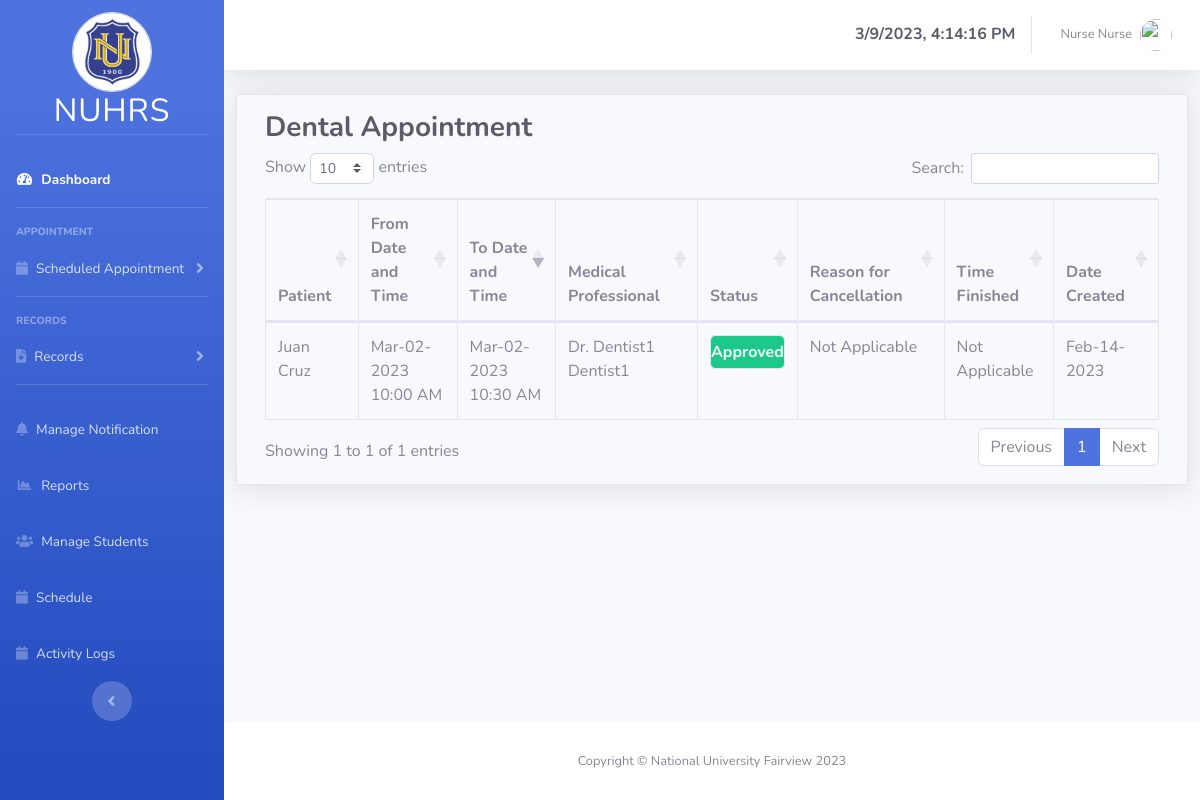
The page /super_admin/dental-appointment.php (signed in) on the database its author committed.
### tables this page shows
CREATE TABLE `users` (
  `id` int(11) NOT NULL,
  `user_type_id` int(11) NOT NULL,
  `firstName` varchar(25) NOT NULL,
  `middleName` varchar(25) DEFAULT NULL,
  `lastName` varchar(25) NOT NULL,
  `password` varchar(255) NOT NULL,
  `email_address` varchar(45) NOT NULL,
  `profile_img` varchar(255) DEFAULT NULL
);

CREATE TABLE `appointment` (
  `id` int(11) NOT NULL,
  `from_date` date NOT NULL,
  `from_time` time NOT NULL,
  `to_date` date NOT NULL,
  `to_time` time NOT NULL,
  `medprofID` int(11) NOT NULL COMMENT 'FK for med prof',
  `student_id` int(11) NOT NULL,
  `datecreated` datetime NOT NULL,
  `timefinished` datetime DEFAULT NULL,
  `status` varchar(45) NOT NULL COMMENT 'finished, pending, rescheduled, cancelled',
  `reason_for_cancellation` varchar(255) DEFAULT NULL,
  `createdby` varchar(45) NOT NULL,
  `mhrIDnum` int(11) DEFAULT NULL COMMENT 'FK for medical health record',
  `dhrIDnum` int(11) DEFAULT NULL COMMENT 'FK for dental health record',
  `appointment_type` varchar(25) NOT NULL
);

### super_admin/dental-appointment.php (the view, shortened to what this page needs)
<?php
include_once("layouts/header-sidebar.php") ?>
<div class="container-fluid">
    <div class="row border border-rounded p-3 mt-3 shadow">
        <div class="col">
        <h3 class="font-weight-bold text-dark">Dental Appointment</h3>
        <table id="dental_appointment" class="table table-bordered" style="width: 100%;">
                <thead>
                    <tr>
                        <th>Patient</th>
                        <th>From Date and Time</th>
                        <th>To Date and Time</th>
                        <th>Medical Professional</th>
                        <th>Status</th>
                        <th>Reason for Cancellation</th>
                        <th>Time Finished</th>
                        <th>Date Created</th>
                    </tr>
                </thead>
                <tbody>
                    <?php
                    $selectAllAppointment = mysqli_query($conn,"SELECT *, u1.firstName AS med_prof_firstName, u1.lastName AS med_prof_lastName ,u2.firstName AS stud_firstName, u2.lastName AS stud_lastName, appointment.id AS appointment_id , appointment.status AS appointment_status
                     FROM appointment INNER JOIN medicalprofessional ON medicalprofessional.id = appointment.medprofID INNER JOIN students ON students.id = appointment.student_id INNER JOIN users AS u1 ON u1.id = medicalprofessional.userID    INNER JOIN users AS u2 ON u2.id = students.userID WHERE appointment.appointment_type='Dental' ORDER BY from_date DESC");
                    while($row = $selectAllAppointment->fetch_assoc()):
                    ?>
                    <tr>
                        <td><?php echo $row['stud_firstName']." ".$row['stud_lastName'] ?></td>
                        <td><?php echo date("M-d-Y",strtotime($row['from_date']))." ".date("g:i A",strtotime($row['from_time'])) ?></td>
                        <td><?php echo date("M-d-Y",strtotime($row['to_date']))." ".date("g:i A",strtotime($row['to_time'])) ?></td>
                        <td><?php echo "Dr. ".$row['med_prof_firstName']." ".$row['med_prof_lastName'] ?></td>
                        <td>
                        <?php
                            switch($row['appointment_status']){
                              case "Approved" : echo "<p class='text-light font-weight-light border bg-success rounded text-center  font-weight-bold py-1'>Approved</p>";break;
                            }
                        ?>
                         </td>
                        <td><?php echo ($row['appointment_status'] == "Cancelled") ? $row['reason_for_cancellation'] : 'Not Applicable'; ?></td>
                        <td><?php echo ($row['appointment_status'] == "Successful") ? date("M-d-Y h:i A",strtotime($row['timefinished'])) : 'Not Applicable' ?></td>
                        <td><?php echo date("M-d-Y",strtotime($row['datecreated']))?></td>
                    </tr>
                    <?php endwhile; ?>
                </tbody>
            </table>
        </div>
    </div>
</div>
<?php include_once("layouts/footer.php") ?>

### super_admin/layouts/header-sidebar.php (shortened to what this page needs)
<?php
$db = new DatabaseConnection();
$conn = $db->conn;
$geActiveInfo = mysqli_query($conn,"SELECT *, users.id AS user_id FROM users");
while($row = $geActiveInfo->fetch_assoc()){
        $active_firstname = $row['firstName'];
        $active_lastname = $row['lastName'];
        $active_avatar = $row['profile_img'];
}
?>
<!DOCTYPE html>
<html lang="en">
<head>
    <link href="../vendor/fontawesome-free/css/all.min.css" rel="stylesheet" type="text/css">
    <link href="../css/sb-admin-2.min.css" rel="stylesheet">
    <link rel="stylesheet" href="../vendor/datatables/dataTables.bootstrap4.min.css">
    <link rel="stylesheet" href="https://cdn.datatables.net/1.13.1/css/dataTables.bootstrap4.min.css">
</head>
<body id="page-top">
    <div id="wrapper">
        <ul class="navbar-nav bg-gradient-primary sidebar sidebar-dark accordion" id="accordionSidebar">
             <a class="sidebar-brand d-flex align-items-center justify-content-center mt-3" href="dashboard.php">
                <div class="sidebar-brand-icon d-flex flex-column mt-5 align-items-center">
                    <img src="../images/nulogo.png" alt="LOGO" height="80" width="80" class="border rounded-circle">
                    <div class="sidebar-brand-text mx-3 h2">NUHRS</div>
                </div>
            </a>
            <hr class="sidebar-divider mt-5">
            <li class="nav-item active">
                <a class="nav-link" href="dashboard.php">
                    <i class="fas fa-fw fa-tachometer-alt"></i>
                    <span>Dashboard</span></a>
            </li>
            <hr class="sidebar-divider">
            <div class="sidebar-heading">
                APPOINTMENT
            </div>
            <li class="nav-item">
                <a class="nav-link collapsed" href="#" data-toggle="collapse" data-target="#collapseTwo"
                    aria-expanded="true" aria-controls="collapseTwo">
                    <i class="fas fa-calendar"></i>
                    <span>Scheduled Appointment</span>
                </a>
            </li>
            <hr class="sidebar-divider">
            <div class="sidebar-heading">
                RECORDS
            </div>
            <li class="nav-item">
                <a class="nav-link collapsed" href="#" data-toggle="collapse" data-target="#collapseUtilities"
                    aria-expanded="true" aria-controls="collapseUtilities">
                    <i class="fas fa-file-medical"></i>
                    <span>Records</span>
                </a>
            </li>
            <hr class="sidebar-divider">
            <li class="nav-item">
                <a class="nav-link" href="manage_notification.php">
                    <i class="fas fa-bell"></i>
                    <span>Manage Notification</span></a>
            </li>
            <li class="nav-item">
                <a class="nav-link" href="reports.php">
                    <i class="fas fa-fw fa-chart-area"></i>
                    <span>Reports</span></a>
            </li>
            <li class="nav-item">
                <a class="nav-link" href="manage-student.php">
                <i class="fas fa-users"></i>
                    <span>Manage Students</span></a>
            </li>
            <li class="nav-item">
                <a class="nav-link" href="schedule.php">
                <i class="fas fa-calendar"></i>
                    <span>Schedule</span></a>
            </li>
            <li class="nav-item">
                <a class="nav-link" href="activity_logs.php">
                <i class="fas fa-calendar"></i>
                    <span>Activity Logs</span></a>
            </li>
            <div class="text-center d-none d-md-inline">
                <button class="rounded-circle border-0" id="sidebarToggle"></button>
            </div>
        </ul>
        <div id="content-wrapper" class="d-flex flex-column ">
            <div id="content">
                <nav class="navbar navbar-expand navbar-light bg-white topbar mb-4 static-top shadow ">
                    <ul class="navbar-nav ml-auto">
                        <div class="d-flex align-items-center justify-content-center">
                        <h6 id="clock" class="text-center d-flex align-items-center justify-content-center text-dark font-weight-bold mt-2"></h6>
                        </div>
                        <li class="nav-item dropdown no-arrow">
                            <a class="nav-link dropdown-toggle" href="#" id="userDropdown" role="button"
                                data-toggle="dropdown" aria-haspopup="true" aria-expanded="false">
                                    <span class="mr-2 d-none d-lg-inline text-gray-600 small"><?php echo $active_firstname." ".$active_lastname ?></span>
                                    <?php if (empty($active_avatar)) {?>
                                        <img class="img-profile rounded-circle" src="http://ssl.gstatic.com/accounts/ui/avatar_2x.png">
                                    <?php } else {?>
                                        <img class="img-profile rounded-circle" src="../Controller/user_avatars/<?php echo $active_avatar ?>">
                                    <?php } ?>
                            </a>
                        </li>
                    </ul>
                </nav>

### rows shown on the page
users: firstName "Nurse", lastName "Nurse"
appointment: users.firstName "Juan", users.lastName "Cruz", from_date "Mar-02-2023", from_time "10:00 AM", to_date "Mar-02-2023", to_time "10:30 AM", users.firstName "Dentist1", users.lastName "Dentist1", status "Approved", datecreated "Feb-14-2023"
